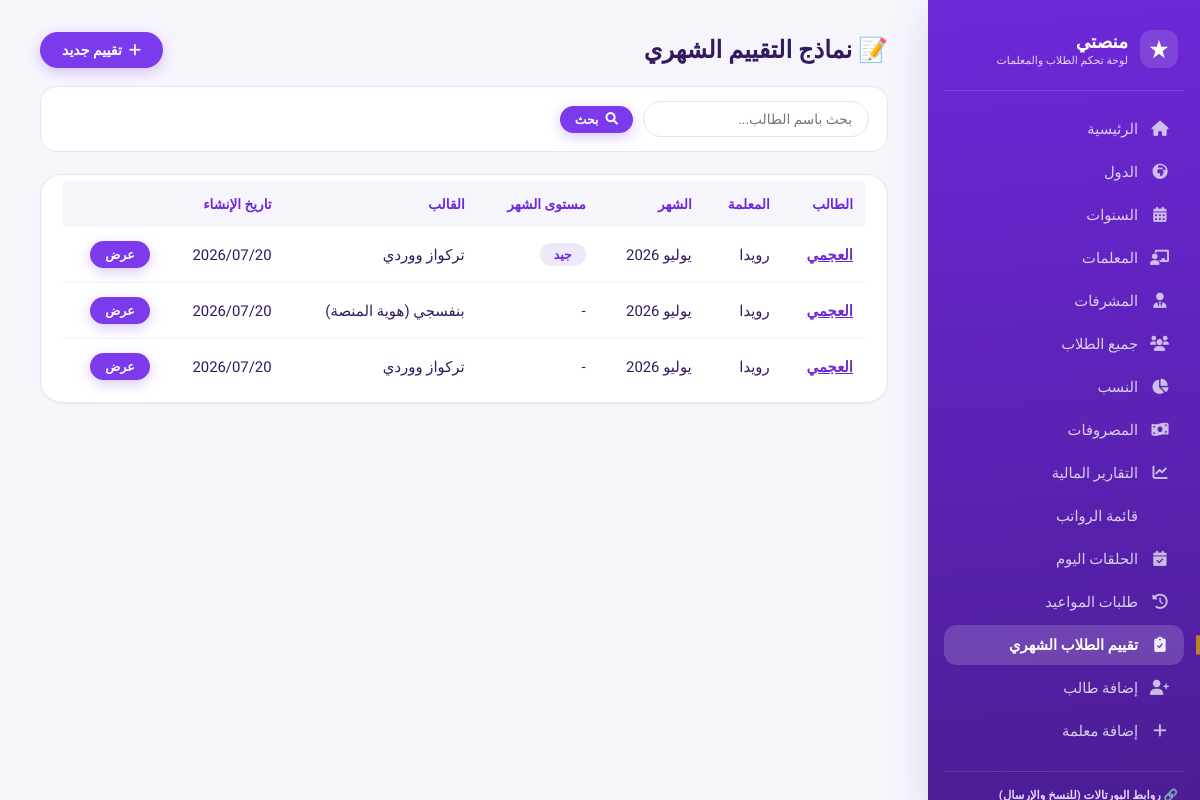
Before: /evaluations/ (signed in) with the older database file.
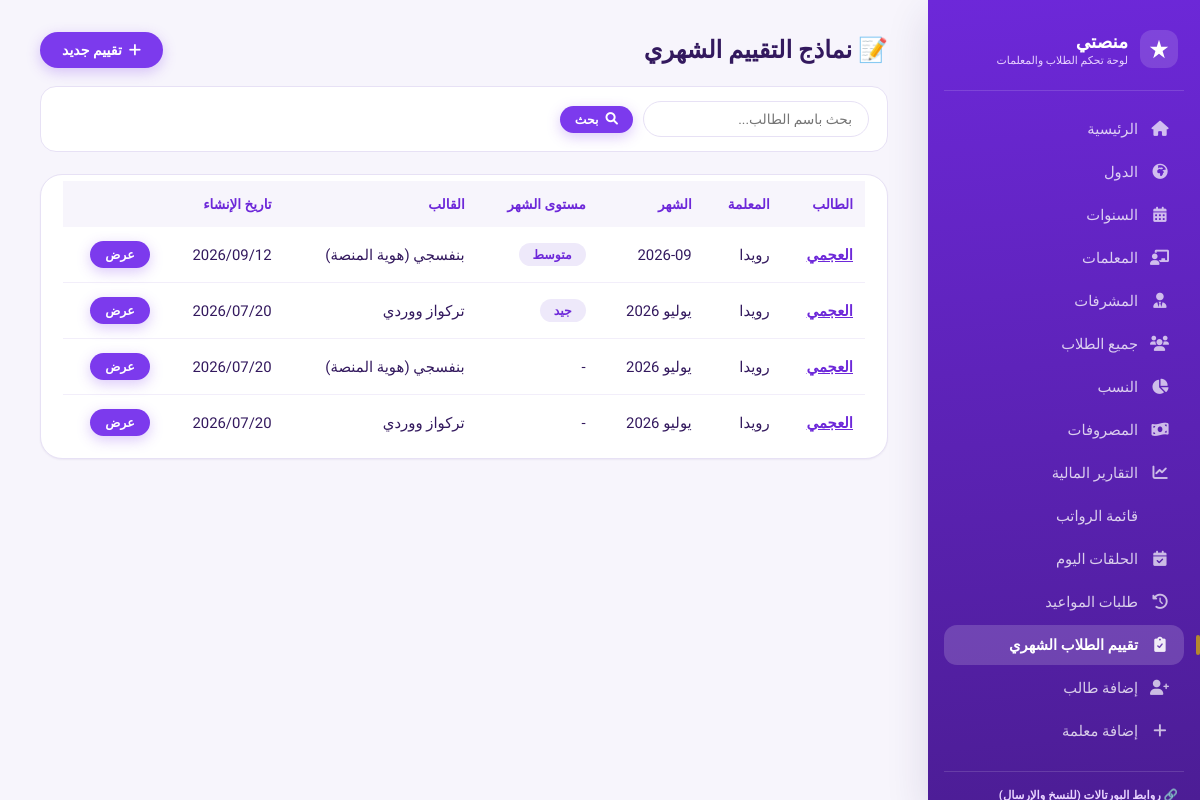
After: the same page with the newer database file.
### core/models.py (models this page shows, shortened)
class MonthlyEvaluation(models.Model):
    TEMPLATE_CHOICES = [
        ('teal_pink', 'تركواز ووردي'),
        ('violet', 'بنفسجي (هوية المنصة)'),
        ('sunny', 'أصفر وبرتقالي دافئ'),
    ]
    student = models.ForeignKey(Student, on_delete=models.CASCADE, related_name='evaluations', verbose_name="الطالب")
    public_token = models.UUIDField(default=uuid.uuid4, unique=True, editable=False, verbose_name="رمز المشاركة العام")
    student_name = models.CharField(max_length=255, verbose_name="اسم الطالب")
    teacher_name = models.CharField(max_length=255, blank=True, null=True, verbose_name="اسم المعلمة")
    package_name = models.CharField(max_length=100, blank=True, null=True, verbose_name="الباقة")
    lessons_count = models.PositiveIntegerField(default=4, verbose_name="عدد الحلقات")
    month_label = models.CharField(max_length=30, verbose_name="الشهر")
    memorization_progress = models.CharField(max_length=255, blank=True, null=True, verbose_name="مقدار حفظ الجديد")
    review_progress = models.CharField(max_length=255, blank=True, null=True, verbose_name="مقدار المراجعة")
    absences = models.CharField(max_length=255, blank=True, null=True, verbose_name="عدد مرات الغياب")
    pronunciation_rating = models.CharField(max_length=100, blank=True, null=True, verbose_name="النطق ومخارج الحروف")
    tajweed_rating = models.CharField(max_length=100, blank=True, null=True, verbose_name="تطبيق أحكام التجويد")
    interaction_rating = models.CharField(max_length=100, blank=True, null=True, verbose_name="التفاعل مع المعلمة")
    response_speed_rating = models.CharField(max_length=100, blank=True, null=True, verbose_name="سرعة الاستجابة والحفظ")
    commitment_rating = models.CharField(max_length=100, blank=True, null=True, verbose_name="الالتزام بالمواعيد والآداب")
    recommendations = models.TextField(blank=True, null=True, verbose_name="التوصيات / المستوى العام")
    teacher_comment = models.TextField(blank=True, null=True, verbose_name="كلمة المعلمة")
    month_rating = models.CharField(max_length=100, blank=True, null=True, verbose_name="مستوى الشهر")
    template = models.CharField(max_length=20, choices=TEMPLATE_CHOICES, default='teal_pink', verbose_name="شكل النموذج")
    created_at = models.DateTimeField(auto_now_add=True, verbose_name="تاريخ الإنشاء")
    class Meta:
        verbose_name = "تقييم شهري"
        verbose_name_plural = "التقييمات الشهرية"
        ordering = ['-created_at']

### core/views.py (the view)
# urls.py: path('evaluations/', views.evaluations_list, name='evaluations_list'),
@staff_member_required
def evaluations_list(request):
    evaluations = MonthlyEvaluation.objects.select_related('student').all()
    q = request.GET.get('q', '').strip()
    if q:
        evaluations = evaluations.filter(student_name__icontains=q)
    return render(request, 'core/evaluations_list.html', {'evaluations': evaluations, 'search': q})

### templates/core/evaluations_list.html (shortened to what this page needs)
{% extends 'core/base.html' %}
{% block content %}
<div class="page-header">
    <div class="page-title">📝 نماذج التقييم الشهري</div>
    <a href="{% url 'add_evaluation' %}" class="btn btn-primary"><i class="fas fa-plus"></i> تقييم جديد</a>
</div>
<form method="GET" class="filter-bar">
    <input type="text" name="q" placeholder="بحث باسم الطالب..." value="{{ search }}">
    <button type="submit" class="btn btn-primary btn-sm"><i class="fas fa-search"></i> بحث</button>
</form>
<div class="table-container">
    <table>
        <thead><tr><th>الطالب</th><th>المعلمة</th><th>الشهر</th><th>مستوى الشهر</th><th>القالب</th><th>تاريخ الإنشاء</th><th></th></tr></thead>
        <tbody>
            {% for e in evaluations %}
            <tr>
                <td><a href="{% url 'evaluation_detail' e.id %}" style="color:#6d28d9; font-weight:700;">{{ e.student_name }}</a></td>
                <td>{{ e.teacher_name|default:"-" }}</td>
                <td>{{ e.month_label }}</td>
                <td>{% if e.month_rating %}<span class="badge-neutral">{{ e.month_rating }}</span>{% else %}-{% endif %}</td>
                <td>{{ e.get_template_display }}</td>
                <td>{{ e.created_at|date:"Y/m/d" }}</td>
                <td><a href="{% url 'evaluation_detail' e.id %}" class="btn btn-primary btn-sm">عرض</a></td>
            </tr>
            {% empty %}
            <tr><td colspan="7" style="text-align:center;">لسه مفيش تقييمات متسجلة. ابدئي بإنشاء أول تقييم من الزرار فوق.</td></tr>
            {% endfor %}
        </tbody>
    </table>
</div>
{% endblock %}

Changed rows visible on the page:
added MonthlyEvaluation: student_name "العجمي", teacher_name "رويدا", month_label "2026-09", month_rating "متوسط", template "بنفسجي (هوية المنصة)", created_at "2026/09/12"
